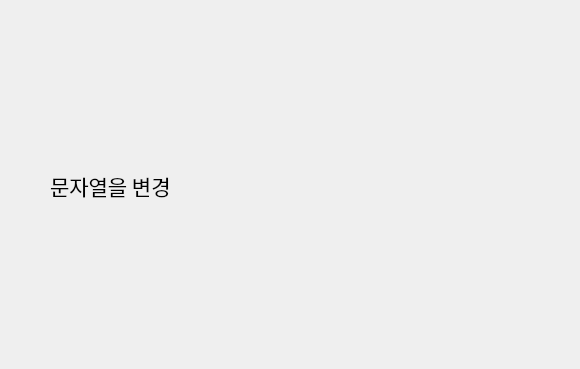
<?xml version="1.0" encoding="UTF-8"?>
<ui version="4.0">
 <class>Dialog</class>
 <widget class="QDialog" name="Dialog">
  <property name="geometry">
   <rect>
    <x>0</x>
    <y>0</y>
    <width>580</width>
    <height>369</height>
   </rect>
  </property>
  <property name="windowTitle">
   <string>Dialog</string>
  </property>
  <widget class="QLabel" name="label">
   <property name="geometry">
    <rect>
     <x>50</x>
     <y>100</y>
     <width>461</width>
     <height>171</height>
    </rect>
   </property>
   <property name="font">
    <font>
     <family>맑은 고딕</family>
     <pointsize>16</pointsize>
    </font>
   </property>
   <property name="text">
    <string>문자열을 변경</string>
   </property>
  </widget>
 </widget>
 <resources/>
 <connections/>
</ui>
